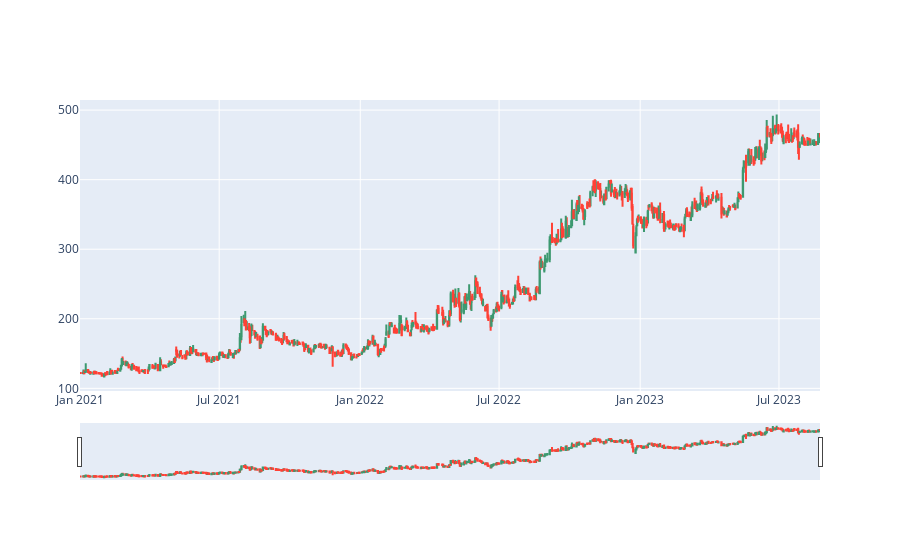

Source (notebook cell):
### Code cell
df = pd.read_csv("../data/cleaned_stocks/stock_3")
fig = go.Figure(data=[go.Candlestick(x=df['time'],
                open=df['Open'],
                high=df['High'],
                low=df['Low'],
                close=df['Close'])])

fig.show()

### Figure 1 — Plotly figure (JSON) as saved in the notebook; plotly's stock layout.template omitted (floating-point values rounded to 4 significant figures; data arrays with more than 128 entries replaced by an {"elided": "..."} marker saying what was removed)
{"data": [{"close": {"elided": "655 float values"}, "high": {"elided": "655 float values"}, "low": {"elided": "655 float values"}, "open": {"elided": "655 float values"}, "type": "candlestick", "x": {"elided": "655 str values"}}], "layout": {}}
